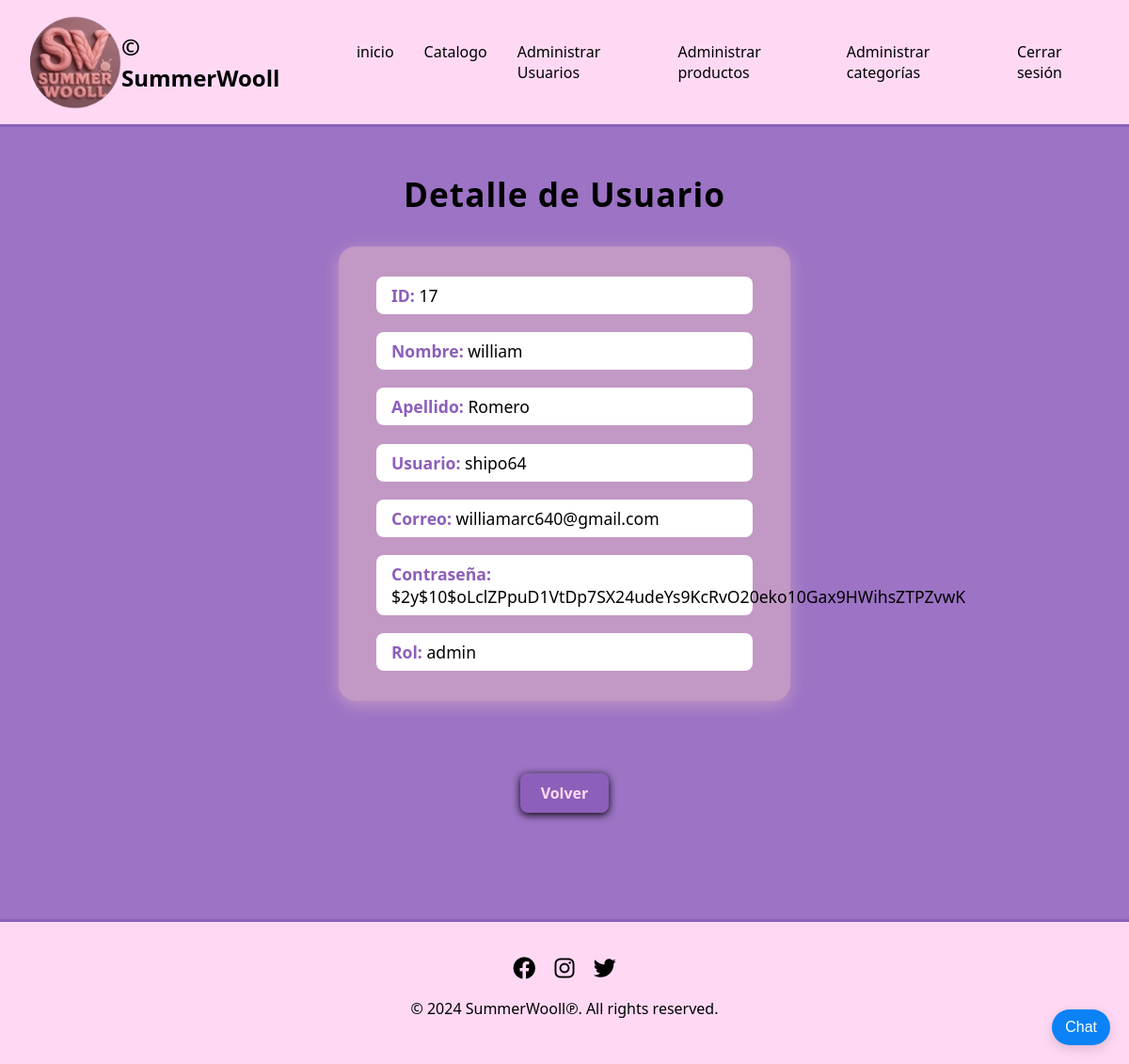
Screenshot of /index.php?action=detalle&id=17 (signed in) with the database file from the repository.
### tables this page shows
CREATE TABLE `usuarios` (
  `usuario_id` int(11) NOT NULL,
  `usuario_nombre` varchar(40) NOT NULL,
  `usuario_apellido` varchar(40) NOT NULL,
  `usuario_usuario` varchar(20) NOT NULL,
  `usuario_email` varchar(100) NOT NULL,
  `usuario_clave` varchar(200) NOT NULL,
  `rol` varchar(20) NOT NULL DEFAULT 'empleado'
);

### controllers/usuariocontroller.php (called while the page is built, shortened)
<?php
require_once 'gestion/usuario.php';
class Controlador {
    public function detalle($id) {
        $usuario = Usuario::obtenerPorId($id);
        include 'vistas/detalle.php';
    }
}
?>

### gestion/usuario.php (called while the page is built, shortened)
<?php
class Usuario {
    public static function obtenerPorId($id) {
        $db = Database::conectar();
        $stmt = $db->prepare("SELECT * FROM usuarios WHERE usuario_id = ?");
        $stmt->execute([$id]);
        return $stmt->fetch(PDO::FETCH_OBJ);
    }
}
?>

### vistas/detalle.php (the view, shortened to what this page needs)
<!DOCTYPE html>
<html lang="es">
<head>
    <link rel="stylesheet" href="styles/detalle.css">
    <link rel="stylesheet" href="styles/header-footer.css">
    <link rel="stylesheet" href="https://cdnjs.cloudflare.com/ajax/libs/font-awesome/6.4.0/css/all.min.css">
</head>
<body>
    <?php include 'inc/header.php'; ?>
    <h2>Detalle de Usuario</h2>
    <div class="detalle-container">
    <?php if ($usuario): ?>
        <p><strong>ID:</strong> <?= htmlspecialchars($usuario->usuario_id) ?></p>
        <p><strong>Nombre:</strong> <?= htmlspecialchars($usuario->usuario_nombre) ?></p>
        <p><strong>Apellido:</strong> <?= htmlspecialchars($usuario->usuario_apellido) ?></p>
        <p><strong>Usuario:</strong> <?= htmlspecialchars($usuario->usuario_usuario) ?></p>
        <p><strong>Correo:</strong> <?= htmlspecialchars($usuario->usuario_email) ?></p>
        <p><strong>Contraseña:</strong> <?= htmlspecialchars($usuario->usuario_clave) ?></p>
        <p><strong>Rol:</strong> <?= htmlspecialchars($usuario->rol) ?></p>
    <?php else: ?>
        <p>No se encontró el usuario.</p>
    <?php endif; ?>
    </div>
    <div class="volver-container">
        <a href="index.php" class="volver">Volver</a>
    </div>
    <?php include 'inc/footer.php'; ?>
</body>
</html>

### styles/detalle.css (style rules this page uses)
body { background-color: #9c73c5; color: var(--color-text); font-family: 'Segoe UI', Arial, sans-serif; margin: 0; padding: 0; }
h2 { color: var(--color-text); margin-top: 160px; text-align: center; font-size: 2.2rem; letter-spacing: 1px; }
.detalle-container { background: var(--color-card); max-width: 400px; margin: 2rem auto; padding: 2rem 2.5rem; border-radius: 18px; box-shadow: 0 4px 18px var(--color-card); display: flex; flex-direction: column; gap: 1.2rem; }
.detalle-container p { font-size: 1.1rem; margin: 0; color: var(--color-text); background: var(--color-background); padding: 0.5rem 1rem; border-radius: 8px; }
.detalle-container strong { color: var(--color-accent); }
.volver { display: block; margin-left: auto; margin-right: auto; margin-top: 32px; background: var(--color-accent); color: var(--color-primary); padding: 10px 22px; border-radius: 8px; text-decoration: none; font-weight: bold; transition: background 0.3s, color 0.3s; box-shadow: 0 2px 8px black; text-align: center; font-size: 16px; }
.volver-container { display: flex; justify-content: center; align-items: center; height: 100px; margin-top: 32px; margin-bottom: 73px; }

### styles/header-footer.css (style rules this page uses)
:root { --color-primary:#FFD9F4; --color-secondary: #ebc0df; --color-accent: #8C5FBA; --color-text: #000000; --color-background: white; --color-card: #c298c5; }

### rows the page displays
usuarios: usuario_id "17", usuario_nombre "william", usuario_apellido "Romero", usuario_usuario "shipo64", usuario_email "williamarc640@gmail.com", usuario_clave "$2y$10$oLclZPpuD1VtDp7SX24udeYs9KcRvO20eko10Gax9HWihsZTPZvwK", rol "admin"
